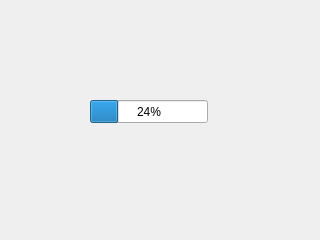
<?xml version="1.0" encoding="UTF-8"?>
<ui version="4.0">
 <class>gnssForm</class>
 <widget class="QWidget" name="gnssForm">
  <property name="geometry">
   <rect>
    <x>0</x>
    <y>0</y>
    <width>320</width>
    <height>240</height>
   </rect>
  </property>
  <property name="windowTitle">
   <string>Form</string>
  </property>
  <widget class="QProgressBar" name="progressBar">
   <property name="geometry">
    <rect>
     <x>90</x>
     <y>100</y>
     <width>118</width>
     <height>23</height>
    </rect>
   </property>
   <property name="value">
    <number>24</number>
   </property>
  </widget>
 </widget>
 <resources/>
 <connections/>
</ui>
